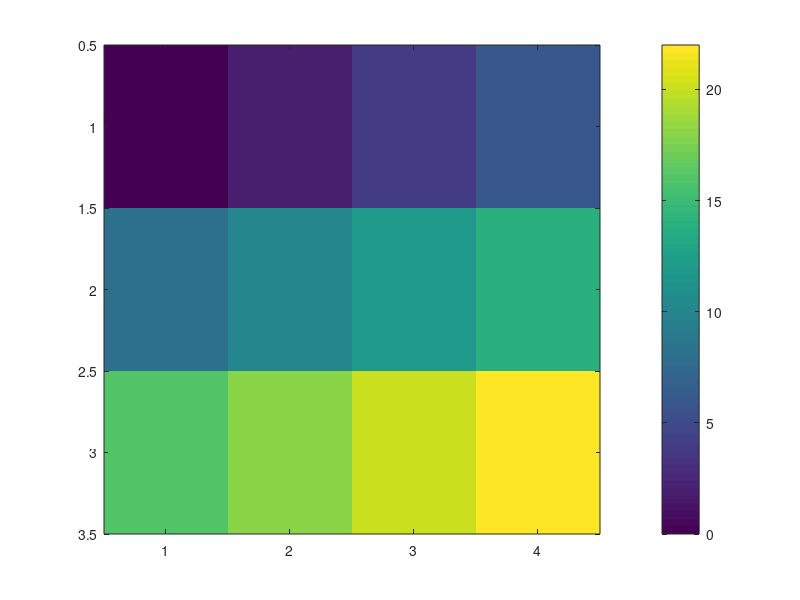
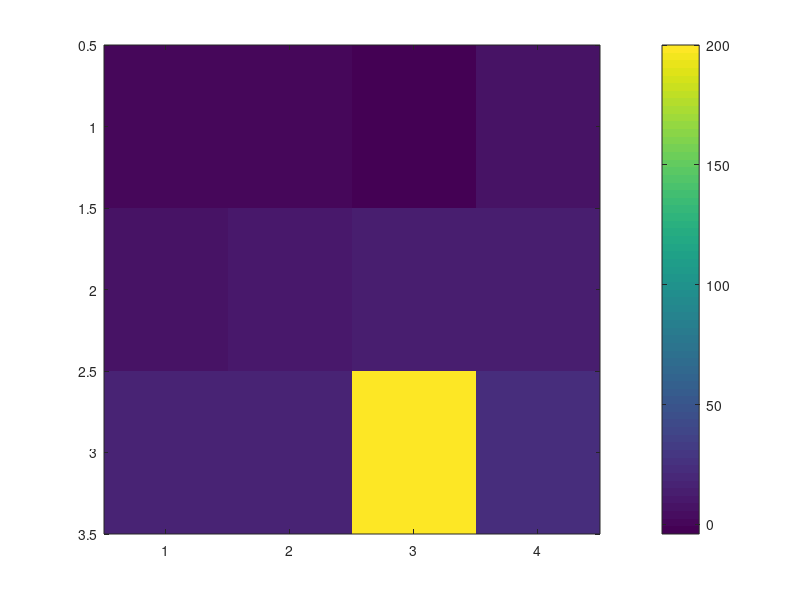
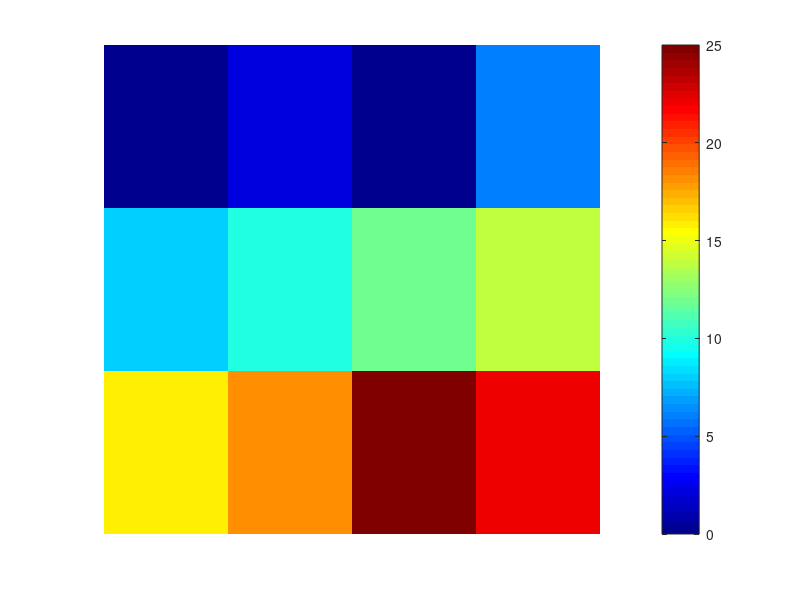

Recreate these plots in MATLAB, in order.
% Image is a matrix with 3 rows and 4 columns
% The value of C(i,j) defines the colour of the pixel in position (i,j)
% Counting of both i and j starts in upper left corner
 
figure;
C = [0 2 4 6; 8 10 12 14; 16 18 20 22];
imagesc(C);
colorbar;

% Limits may be set on the colour scale to take out extreme values
figure;
C = [0 2 -4 6; 8 10 12 14; 16 18 200 22];
imagesc(C);
%imagesc(C,[0 25]); % see how this changes the appearance
colorbar;

% Change the colormap to get another colorscale
% Search documentation for 'colormap' in documentation to see options
figure;
C = [0 2 -4 6; 8 10 12 14; 16 18 200 22];
colormap('jet');
imagesc(C,[0 25]);
colorbar;

axis off; % remove axis from plot
